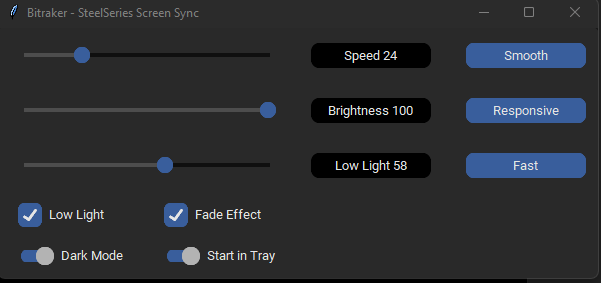

Source code (Python):
import tkinter
import tkinter.messagebox
import customtkinter

from functools import partial

customtkinter.set_appearance_mode("System")
customtkinter.set_default_color_theme("dark-blue")


class ScreenSyncApp(customtkinter.CTk):

    def __init__(self, screensync, logger):
        super().__init__()
        self.WIDTH = 600
        self.HEIGHT = 250
        self.screensync = screensync
        self.logger = logger
        self.dark_mode = True

        # SETUP
        self.title("Bitraker - SteelSeries Screen Sync")
        self.geometry(f"{self.WIDTH}x{self.HEIGHT}")
        self.protocol("WM_DELETE_WINDOW", self.on_closing)
        self.grid_columnconfigure(0, weight=1)
        self.grid_rowconfigure(0, weight=1)

        # FRAME
        self.frame = customtkinter.CTkFrame(master=self,corner_radius=5)
        self.frame.grid(row=0, column=0, sticky="nswe")
        self.frame.grid_rowconfigure(0, minsize=10)

        # SWITCHES
        self.sw_dark_mode = customtkinter.CTkSwitch(master=self.frame,
                                                text="Dark Mode",
                                                command=self.change_mode)
        self.sw_dark_mode.grid(row=10, column=0, pady=10, padx=20, sticky="w")
        self.sw_dark_mode.select()

        # LABELS
        self.lbl_speed = customtkinter.CTkLabel(master=self.frame,
                                                   text="Speed 10",
                                                   height=25,
                                                   fg_color=("white", "black"),
                                                   justify=tkinter.LEFT)
        self.lbl_speed.grid(column=2, row=0, sticky="nwe", padx=15, pady=15)

        self.lbl_brightness = customtkinter.CTkLabel(master=self.frame,
                                                   text="Bightness 100" ,
                                                   height=25,
                                                   fg_color=("white", "black"),
                                                   justify=tkinter.LEFT)
        self.lbl_brightness.grid(column=2, row=1, sticky="nwe", padx=15, pady=15)

        self.lbl_low_light = customtkinter.CTkLabel(master=self.frame,
                                                   text="Low Light 50" ,
                                                   height=25,
                                                   fg_color=("white", "black"),
                                                   justify=tkinter.LEFT)
        self.lbl_low_light.grid(column=2, row=2, sticky="nwe", padx=15, pady=15)

        # SLIDERS
        self.slider_speed = customtkinter.CTkSlider(master=self.frame,
                                                from_=1,
                                                to=100,
                                                number_of_steps=99,
                                                command=self.set_fading_speed)
        self.slider_speed.grid(row=0, column=0, columnspan=2, pady=10, padx=20, sticky="we")

        self.slider_brightness = customtkinter.CTkSlider(master=self.frame,
                                                from_=1,
                                                to=100,
                                                number_of_steps=99,
                                                command=self.set_brightness)
        self.slider_brightness.grid(row=1, column=0, columnspan=2, pady=10, padx=20, sticky="we")

        self.slider_low_light = customtkinter.CTkSlider(master=self.frame,
                                                from_=1,
                                                to=100,
                                                number_of_steps=99,
                                                command=self.set_low_light)
        self.slider_low_light.grid(row=2, column=0, columnspan=2, pady=10, padx=20, sticky="we")

        self.slider_speed.set(10)
        self.slider_brightness.set(100)

        # CHECK BOXES
        self.chk_low_light = customtkinter.CTkCheckBox(master=self.frame,
                                                      text="Low Light", command=self.toggle_low_light)
        self.chk_low_light.grid(row=6, column=0, pady=10, padx=20, sticky="w")

        self.chk_fade_effect = customtkinter.CTkCheckBox(master=self.frame,
                                                     text="Fade Effect", command=self.toggle_fading)
        self.chk_fade_effect.grid(row=6, column=1, pady=10, padx=20, sticky="w")
        self.chk_fade_effect.select()

        # BUTTONS
        self.btn_preset_smooth = customtkinter.CTkButton(master=self.frame,
                                                       height=25,
                                                       text="Smooth",
                                                       command=partial(self.change_preset, "smooth"))
        self.btn_preset_smooth.grid(row=0, column=3, columnspan=1, pady=10, padx=20, sticky="we")

        self.btn_preset_responsive = customtkinter.CTkButton(master=self.frame,
                                                       height=25,
                                                       text="Responsive",
                                                       command=partial(self.change_preset, "responsive"))
        self.btn_preset_responsive.grid(row=1, column=3, columnspan=1, pady=10, padx=20, sticky="we")

        self.btn_preset_responsive = customtkinter.CTkButton(master=self.frame,
                                                       height=25,
                                                       text="Fast",
                                                       command=partial(self.change_preset, "fast"))
        self.btn_preset_responsive.grid(row=2, column=3, columnspan=1, pady=10, padx=20, sticky="we")


    def toggle_fading(self):
        if self.chk_fade_effect.check_state:
            self.screensync.fading = True
        else:
            self.screensync.fading = False
        
    def toggle_low_light(self):
        if self.chk_low_light.check_state:
            self.screensync.base_color_enforce = True
        else:
            self.screensync.base_color_enforce = False

    def set_fading_speed(self, speed):
        self.lbl_speed.set_text(f"Speed {int(speed)}")
        self.screensync.bf.inc = int(speed)

    def set_brightness(self, brightness):
        self.lbl_brightness.set_text(f"Brightness {int(brightness)}")
        self.screensync.bf.brightness = int(brightness)

    def set_low_light(self, value):
        self.lbl_low_light.set_text(f"Low Light {int(value)}")
        self.screensync.base_color = [int(value),int(value),int(value)]
        self.screensync.base_color_tolerance = int(value)
        
    def change_mode(self):
        if self.sw_dark_mode.get() == 1:
            customtkinter.set_appearance_mode("dark")
            self.screensync.dark_mode = True
        else:
            customtkinter.set_appearance_mode("light")
            self.screensync.dark_mode = False

    def change_preset(self, preset):
        self.screensync.load_preset(preset)
        self.update_gui()

    def on_closing(self, event=0):
        self.screensync.save()
        self.screensync.running = False
        self.destroy()

    def update_gui(self):
        self.lbl_low_light.set_text(f"Low Light {self.screensync.base_color_tolerance}")
        self.slider_low_light.set(self.screensync.base_color_tolerance)
        self.lbl_brightness.set_text(f"Brightness {self.screensync.bf.brightness}")
        self.slider_brightness.set(self.screensync.bf.brightness)
        self.lbl_speed.set_text(f"Speed {self.screensync.bf.inc}")
        self.slider_speed.set(self.screensync.bf.inc)
        if self.screensync.fading:
            self.chk_fade_effect.select()
        else:
            self.chk_fade_effect.deselect()
        if self.screensync.base_color_enforce:
            self.chk_low_light.select()
        else:
            self.chk_low_light.deselect()
        if self.screensync.dark_mode:
            self.sw_dark_mode.select()
        else:
            self.sw_dark_mode.deselect()
        self.change_mode()

    def start(self):
        self.screensync.load()
        self.update_gui()
        self.mainloop()
